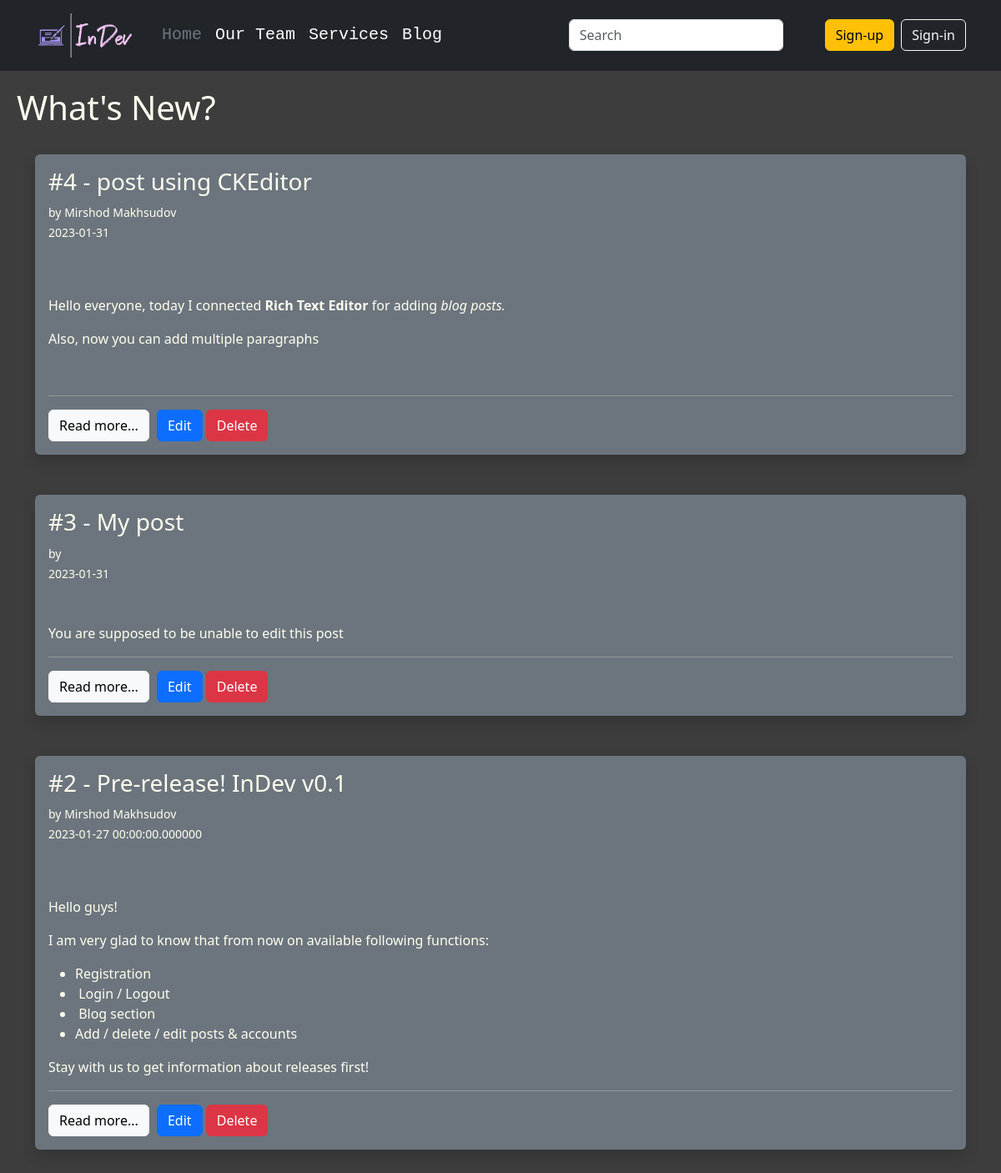
Page /blog on the committed database.
### InDev/models.py (models this page shows, shortened)
class Post(db.Model):
    id = db.Column(db.Integer(), primary_key=True)
    title = db.Column(db.String(255), nullable=False)
    slug = db.Column(db.String())
    content = db.Column(db.Text(), nullable=False)
    date_added = db.Column(db.String(20), default=date.today())
    author_id = db.Column(db.Integer, db.ForeignKey('developer.id'))

class Developer(db.Model, UserMixin):
    id = db.Column(db.Integer(), primary_key=True)
    first_name = db.Column(db.String(length=30), nullable=False)
    last_name = db.Column(db.String(length=30))
    username = db.Column(db.String(), nullable=False, unique=True)
    email_address = db.Column(db.String(), unique=True)
    password_hash = db.Column(db.String(), nullable=False)
    budget = db.Column(db.Integer(), nullable=False, default=0)
    date_added = db.Column(db.String(20), default=date.today())
    posts = db.relationship('Post', backref='author')
    admin = db.Column(db.Boolean(), default=False)
    profile_pic = db.Column(db.String(), nullable=True)
    @property
    def password(self):
        return self.password

### InDev/routes.py (the view)
@app.route('/blog')
def blog_page():
    posts = Post.query.order_by(Post.date_added)
    return render_template('blog/blog.html', posts=posts)

### InDev/forms.py
class SearchForm(FlaskForm):
    searched = StringField("Searched", validators=[DataRequired()])
    submit = SubmitField("Submit")

### InDev/routes.py (called while the page is built)
@app.context_processor
def base():
    form = SearchForm()
    return dict(form=form)

### InDev/templates/blog/blog.html (shortened to what this page needs)
{% extends 'base.html' %}
{% block content %}
    <h1 style="margin-top: 20px; margin-left: 20px;">What's New?</h1>
    <br>
    <div class="container" style="display: flex;
    justify-content: center;
    flex-wrap: wrap;
    flex-direction: column-reverse;
    align-items: stretch;
    align-content: stretch;">
        {% for post in posts %}
            <div class="post shadow p-3 mb-5 bg-secondary rounded">
                <h3>#{{ post.id }} - {{ post.title }}</h3>
                <small>by {{ post.author.first_name }} {{ post.author.last_name }}</small><br>
                <small>{{ post.date_added }}</small><br>
                <br><br>
                <p>{{ post.content|safe }}</p>
                <hr>
                <a href="{{ url_for('post_page', post_id=post.id) }}" class="btn btn-light" style="margin-right: 5px;">Read more...</a>
                <a href="{{ url_for('edit_post', post_id=post.id) }}" class="btn btn-primary">Edit</a>
                <a href="{{ url_for('delete_post', post_id=post.id) }}" class="btn btn-danger">Delete</a>
            </div>
        {% endfor %}
    </div>
{% endblock %}

### InDev/templates/base.html (shortened to what this page needs)
<!DOCTYPE html>
<html lang="en">
    <head>
        <link rel="stylesheet"
              href="https://cdn.jsdelivr.net/npm/bootstrap@5.3.0-alpha1/dist/css/bootstrap.min.css"
>
    </head>
    <body style="background-color: #3d3d3d; color: #fffff0;">
        <header class="p-3 text-bg-dark">
            <div class="container">
                <div class="d-flex flex-wrap align-items-center justify-content-center justify-content-lg-start">
                    <a href="/" class="d-flex align-items-center mb-2 mb-lg-0 text-white text-decoration-none" id="logo">
                       <img src="{{ url_for('static', filename='InDev logo.png') }}" alt="logo" style="width: 10vw; margin-right: 2vw">
                    </a>
                    <ul class="nav col-6 col-lg-auto me-lg-auto mb-2 justify-content-center mb-md-0">
                        <li><a href="{{ url_for('about') }}" class="nav-link px-2 text-secondary">Home</a></li>
                        <li><a href="{{ url_for('team') }}" class="nav-link px-2 text-white">Our Team</a></li>
                        <li><a href="{{ url_for('coming_soon') }}" class="nav-link px-2 text-white">Services</a></li>
                        <li><a href="{{ url_for('blog_page') }}" class="nav-link px-2 text-white">Blog</a></li>
                    </ul>
                    {% if current_user.is_authenticated %}
                        <div class="text-end">
                            <i class="fa-solid fa-coins" style="color: lawngreen">  {{ current_user.prettier_budget }}  </i>
                            <span
                               class="btn btn-info" style="margin-left: 5px; margin-right: 5px;">Welcome, {{ current_user.username }}</span>
                            <a href="{{ url_for('logout_page') }}"
                               class="btn btn-outline-light me-2">Logout</a>
                        </div>
                    {% else %}
                        <div class="text-end" style="display: flex; flex-direction: row-reverse">
                            <a href="{{ url_for('login_page') }}" class="btn btn-outline-light ">Sign-in</a>
                            <a href="{{ url_for('register_page') }}" class="btn btn-warning me-2">Sign-up</a>
                            <form method="post" action="{{ url_for('search') }}" class="d-flex">
                                <input class="form-control me-2" type="search" placeholder="Search" aria-label="Search"
                                       name="searched">
                                <button class="btn btn-outline secondary" type="submit"><i class="fa fa-search"></i></button>
                            </form>
                        </div>
                    {% endif %}
                </div>
            </div>
        </header>
        {% block content %}{% endblock %}
    </body>
</html>

### rows in the picture
Post: id "2", title "Pre-release! InDev v0.1", author.first_name "Mirshod", author.last_name "Makhsudov", date_added "2023-01-27 00:00:00.000000", content "Hello guys! I am very glad to know that from now on available following functions: Registration Login / Logout Blog section Add / delete / edit posts & accounts Stay with us to get information about releases first!"
Post: id "3", title "My post", date_added "2023-01-31", content "You are supposed to be unable to edit this post"
Post: id "4", title "post using CKEditor", author.first_name "Mirshod", author.last_name "Makhsudov", date_added "2023-01-31", content "Hello everyone, today I connected Rich Text Editor for adding blog posts. Also, now you can add multiple paragraphs"
